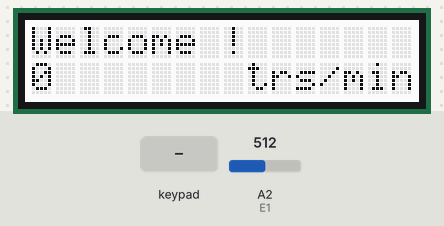
A sketch run on a simulated Arduino Uno, built with avr-gcc and run on an emulated ATmega328P. Shown: 16×2 character LCD. Inputs (shaded band) come from the test bench; at power-on: A2 (E1) = 512.

Above: at 1.2 s.
1.3 s: key 'L' pressed
At 2.1 s:
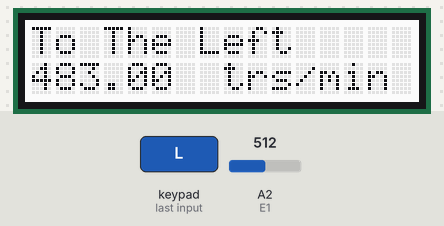
4.3 s: A2 (E1) set to 240
At 5.5 s:
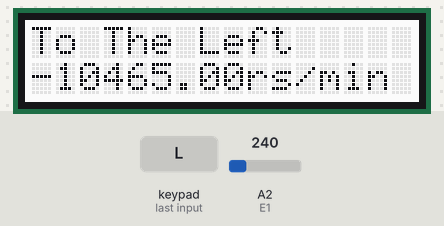
7.3 s: key 'S' pressed
At 8.7 s:
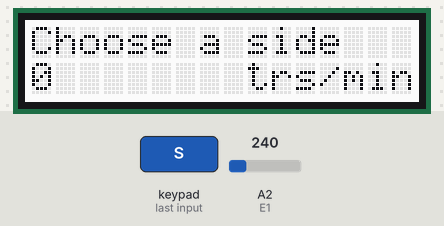
9.4 s: key 'U' pressed
At 10.5 s:
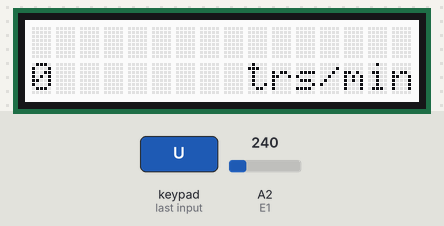
10.9 s: key 'R' pressed
At 11.8 s:
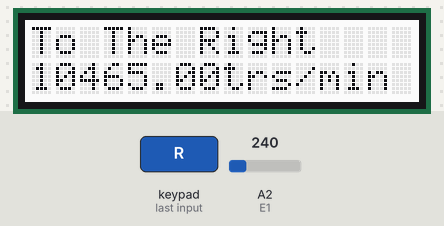
12.7 s: A2 (E1) set to 900
At 13.1 s:
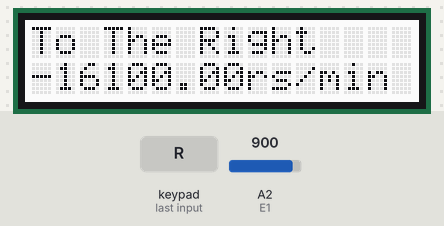
Timing chart, 0 to 15.7 s (numbered marks = the images above; inputs shaded):
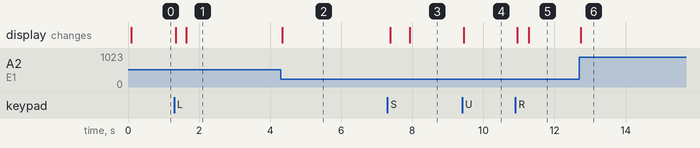

Measured:
- after the input at 1.3 s, the display: first changes at once (image 1 shows a later state)
- after the input at 4.3 s, the display: changes at once (image 2)
- after the input at 7.3 s, the display: first changes after 0.08 s (image 3 shows a later state)
- after the input at 9.4 s, the display: changes at once (image 4)
- after the input at 10.9 s, the display: first changes after 0.06 s (image 5 shows a later state)
- after the input at 12.7 s, the display: changes at once (image 6)

The sketch:

code_sens_moteur_11.ino
```cpp
// Importation de la librairie du LCD

#include <Wire.h>
#include <Adafruit_MCP23017.h>
#include <Adafruit_RGBLCDShield.h>
Adafruit_RGBLCDShield lcd = Adafruit_RGBLCDShield();
#define WHITE 0x7

int S1 = 10; // Fils 1-4
int S2 = 11; // Fils 2-3
int cmpt = 0; // Valeur permettant d'établir le PWM
int side = 0; // Valeur variant selon sur quel bouton on appuie
int E1 = A2; // Entrée relevant la sortie du filtre Passe-bas

void setup()
{
  Serial.begin(9600);
  pinMode( S1, OUTPUT );
  pinMode( S2, OUTPUT );
  pinMode( E1, INPUT );
  lcd.begin(16, 2); // Instaure l'écran LCD à 2 lignes x 16 cases
  lcd.print("Welcome !"); // Ecrit "Welcome !" sur la première ligne par défaut
  lcd.setBacklight(WHITE); // Définit la couleur d'arrière-plan

}


void loop()
{

    int vit1 = analogRead(E1);
    delay(1);
    int vit2 = analogRead(E1);
    delay(1);
    int vit3 = analogRead(E1);
    delay(1);
    int vit4 = analogRead(E1);
    delay(1);
    int vit5 = analogRead(E1);
    delay(1);
    int vit6 = analogRead(E1);
    delay(1);
    int vit7 = analogRead(E1);
    delay(1);
    int vit8 = analogRead(E1);
    delay(1);


  uint8_t buttons = lcd.readButtons(); // Définit les boutons de la librairie du LCD

  if (buttons) { // Si un bouton est appuyé


    lcd.clear(); // Efface ce qui est écrit
    lcd.setCursor(0,0); // Selectionne la première ligne
    if (buttons & BUTTON_RIGHT) { // Si un bouton est appuyé et qu'il s'agit de BUTTON_RIGHT
      if (cmpt > 0) {
        lcd.print("To The Right "); // Ecrit "To The Right" sur la première ligne
      }
      else if (cmpt < 0) {
        lcd.print("To The Left "); // Ecrit "To The Left" sur la première ligne
      }
      else if (cmpt == 0) lcd.print("Choose a Side "); // Ecrit "Choose a side" sur la première ligne
      side = 0;
      if(cmpt < 250) cmpt += 10; // Incrémente cmpt de 10 jusqu'à 250 si BUTTON_RIGHT est appuyé
    }
    else if (buttons & BUTTON_LEFT) { // Si un bouton est appuyé et qu'il s'agit de BUTTON_LEFT
      if (cmpt < 0) {
        lcd.print("To The Left "); // Ecrit "To The Left" sur la première ligne
      }
      else if (cmpt > 0) {
        lcd.print("To The Right "); // Ecrit "To The Right" sur la première ligne
      }
      else if (cmpt == 0) lcd.print("Choose a Side "); // Ecrit "Choose a side" sur la première ligne
      side = 0;
      if (cmpt > -250) cmpt -= 10; // Décrémente cmpt de 10 jusqu'à -250 si BUTTON_LEFT est appuyé
    }
    else if (buttons & BUTTON_SELECT) { // Si un bouton est appuyé et qu'il s'agit de BUTTON_SELECT
      lcd.print("Choose a side "); // Ecrit "Choose a Side" sur la première ligne
      side = 1; // La valeur side est à 3
    }
  }


  if( side == 1 && cmpt < 0) // Si side est à 1 (Donc si on a appuyé sur BUTTON_SELECT) et si la valeur cmpt est inférieure à 0
  {
    cmpt += 5; // Incrémente la valeur cmpt de 5
    delay(25); // Attend 25 ms
  }
  else if( side == 1 && cmpt > 0) // Si side est à 1 (Donc si on a appuyé sur BUTTON_SELECT) et si la valeur cmpt est supérieure à 0
  {
    cmpt -= 5; // Décrémente la valeur cmpt de 5
    delay(25); // Attend 25 ms
  }
  else if( side == 1 && cmpt == 0) {
    side = 0; // Retour à la normale
  }

//int trminth = cmpt * 21; // trminth = cmpt * 12600 * 5 / ( 250 * 12 )


 if( cmpt > 0 ) // Si la valeur cmpt est supérieure à 0
  {
    analogWrite( S2, 0 ); // Envoie 5V sur les sorties 2-3 pendant 0 "sous-périodes" de la période totale du PWM
    analogWrite( S1, cmpt ); // Envoie 5V sur les sorties 1-4 pendant "cmpt"+ "sous-périodes" de la période totale du PWM
    int vit = ( vit1 + vit2 + vit3 + vit4 + vit5 + vit6 + vit7 + vit8 ) / 8 ;
    lcd.setCursor(8,1); // Selectionne deuxième ligne, huitième colonne
    lcd.print("trs/min"); // Ecrit sur le LCD
    lcd.setCursor(0,1); // Déjà vu
    lcd.print("      "); // Ecrit sur le LCD
    lcd.setCursor(0,1); // Déjà vu
    //lcd.print(trminth); // Ecrit sur le LCD la valeur théorique du nombre de tours/min du moteur
    lcd.print(-(vit-500)*0.0049*11500/1.4);
  }
 else if(cmpt < 0 ) // Si la valeur cmpt est inférieure à 0
  {
    analogWrite( S1, 0 ); // Envoie 5V sur les sorties 1-4 pendant 0 "sous-périodes" de la période totale du PWM
    analogWrite( S2, (-1) * cmpt ); // Envoie 5V sur les sorties 2-3 pendant "cmpt" "sous-périodes" de la période totale du PWM
    int vit = ( vit1 + vit2 + vit3 + vit4 + vit5 + vit6 + vit7 + vit8 ) / 8 ;
    lcd.setCursor(8,1); // Selectionne deuxième ligne, huitième colonne
    lcd.print("trs/min"); // Ecrit sur le LCD
    lcd.setCursor(0,1); // Déjà vu
    lcd.print("      "); // Ecrit sur le LCD
    lcd.setCursor(0,1); // Déjà vu
    //lcd.print(-trminth); // Ecrit sur le LCD la valeur théorique du nombre de tours/min du moteur
    lcd.print((vit-500)*0.0049*11500/1.4);
  }
 else // Sinon
  {
    analogWrite( S1, 0 ); // Envoie 5V sur les sorties 1-4 pendant 0 "sous-périodes" de la période totale du PWM
    analogWrite( S2, 0 ); // Envoie 5V sur les sorties 2-3 pendant 0 "sous-périodes" de la période totale du PWM
    lcd.setCursor(0,1); // Déjà vu
    lcd.print("0        trs/min"); // Ecrit sur le LCD
    int vit = ( vit1 + vit2 + vit3 + vit4 + vit5 + vit6 + vit7 + vit8 ) / 8 ;
  }
}
```
